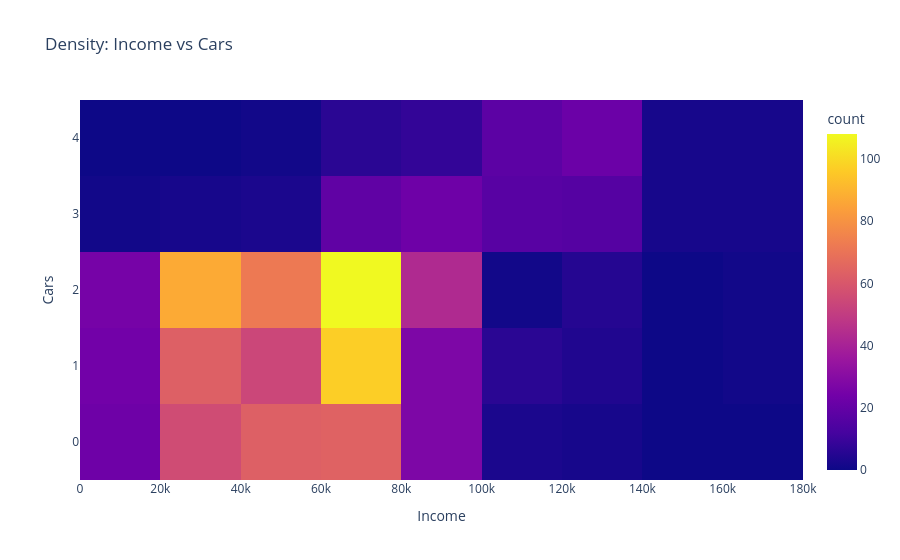

The notebook cell saved with this chart:
### Code cell
# Membuat Density Heatmap kolom Income vs Cars
CarsIncomePX = px.density_heatmap(
    dfc,
    x='Income',
    y='Cars',
    nbinsx=15,
    nbinsy=5,
    title='Density: Income vs Cars'
)

CarsIncomePX.show()

### Figure 1 — Plotly figure (JSON) as saved in the notebook; plotly's stock layout.template omitted (floating-point values rounded to 4 significant figures; data arrays with more than 128 entries replaced by an {"elided": "..."} marker saying what was removed)
{"data": [{"coloraxis": "coloraxis", "hovertemplate": "Income=%{x}<br>Cars=%{y}<br>count=%{z}<extra></extra>", "name": "", "nbinsx": 15, "nbinsy": 5, "type": "histogram2d", "x": {"elided": "1000 float values"}, "xaxis": "x", "xbingroup": "x", "y": {"elided": "1000 int values"}, "yaxis": "y", "ybingroup": "y"}], "layout": {"coloraxis": {"colorbar": {"title": {"text": "count"}}, "colorscale": [[0, "#0d0887"], [0.1111, "#46039f"], [0.2222, "#7201a8"], [0.3333, "#9c179e"], [0.4444, "#bd3786"], [0.5556, "#d8576b"], [0.6667, "#ed7953"], [0.7778, "#fb9f3a"], [0.8889, "#fdca26"], [1, "#f0f921"]]}, "legend": {"tracegroupgap": 0}, "title": {"text": "Density: Income vs Cars"}, "xaxis": {"anchor": "y", "domain": [0, 1], "title": {"text": "Income"}}, "yaxis": {"anchor": "x", "domain": [0, 1], "title": {"text": "Cars"}}}}
